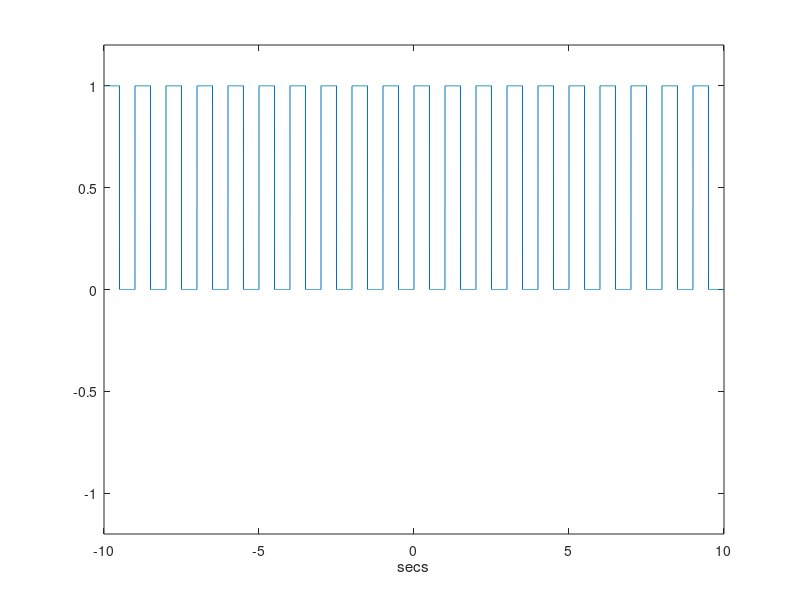
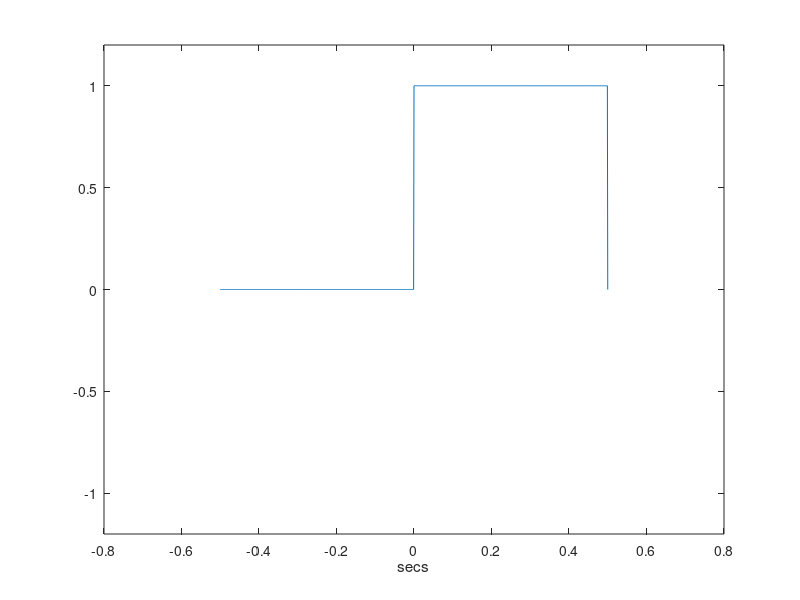
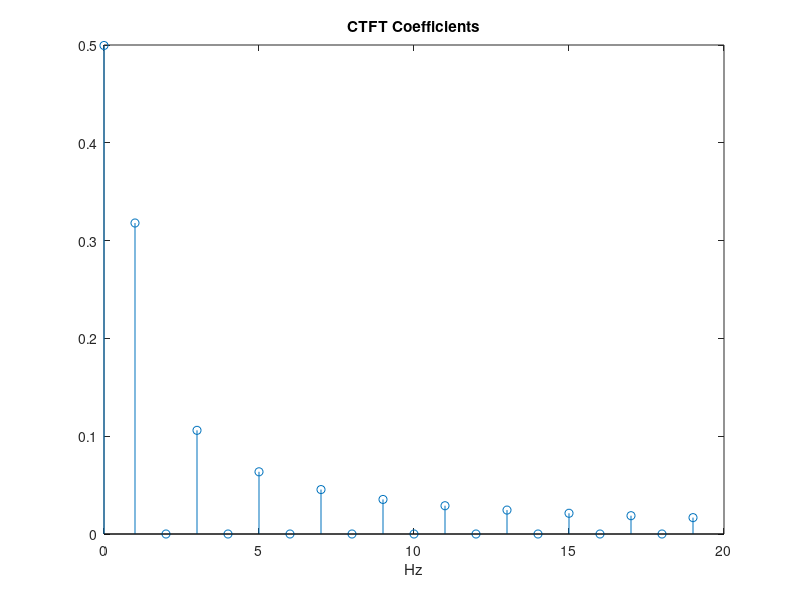

MATLAB code to generate these figures, in order:
clear;
clc;
close all;
Ts = 0.001;
t = -10:Ts:9.999 ;
Tp = 1;
tau = 0.5;
x = (1+square(t*2*pi/Tp,tau*100))/2;
figure,
plot(t,x);
xlabel('secs');
ylim([-1.2 1.2]);
pause;
Fo = 1/Tp;
% Extracting a portion of the signal equal to its period.
I_period=find(round(t*1000)/1000==-Tp/2) :find(round(t*1000)/1000==Tp/2);
xport = x( I_period );
figure,
plot(t(I_period),xport);
xlabel('secs');
ylim([-1.2 1.2]);
pause
% Computing CTFS Coefficients
for k = 1:20
B = exp(-1i*2*pi*(k-1)*Fo.*(-Tp/2:Ts:Tp/2));
C(k) = sum(xport.*B)/(length(xport)*Tp);
end
kFo = Fo*(0:k-1); % Frequency Scale in Hz.
figure,
stem(kFo,abs(C));
title('CTFT Coefficients');
xlabel('Hz');